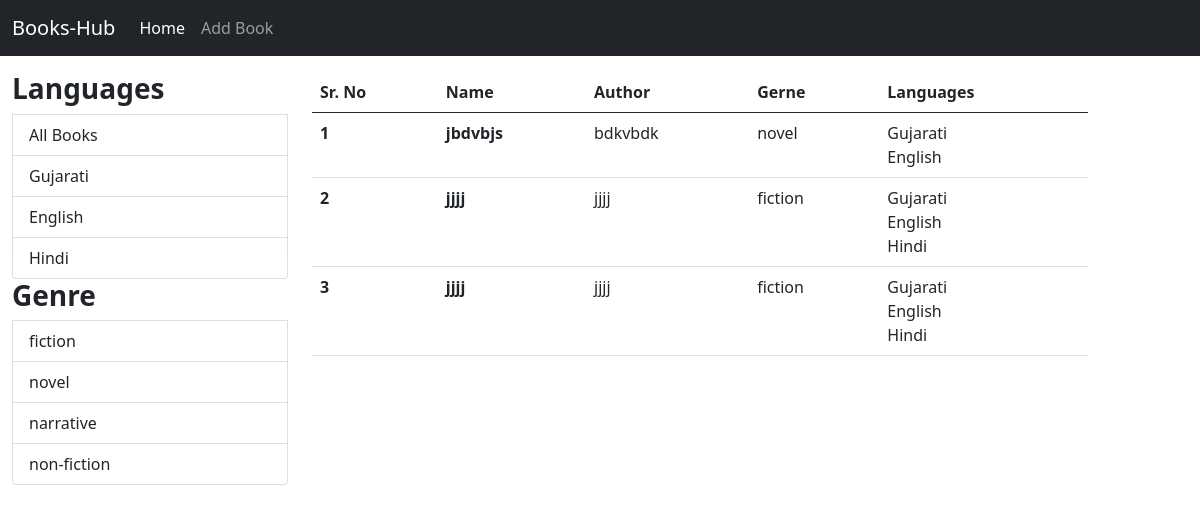
The app's page /?language=1 with its own data.
### management/models.py (models this page shows, shortened)
class Language(models.Model):
    name = models.CharField(max_length=50)
    def __str__(self):
        return self.name

class Genre(models.Model):
    book_genre = models.CharField(max_length = 100)
    def __str__(self):
        return self.book_genre

class Book(models.Model):
    b_name = models.CharField(max_length=150)
    b_author = models.CharField(max_length=150)
    b_genre = models.ForeignKey(Genre ,on_delete=models.CASCADE)
    b_language = models.ManyToManyField(Language)
    @staticmethod
    def get_books_by_language_id(language_id):
        if language_id:
            return Book.objects.filter(b_language = language_id)
        else:
            return Book.objects.all()

### management/views.py (the view)
# urls.py: path('' , IndexView.as_view() , name = "index"),
class IndexView(View):
    def get(self , request):
        books = None
        language = Language.objects.all()
        genre = Genre.objects.all()
        print(genre)
        genre_id = request.GET.get('genre')
        print(genre_id)
        language_id = request.GET.get('language')
        if genre_id:
            books = Book.get_books_by_genre_id(genre_id)
        elif language_id:
            books = Book.get_books_by_language_id(language_id)
        else:
            books = Book.objects.all()
        return render(request , "index.html" , {"all_books":books , 'lan':language , 'gen':genre} )

### management/templates/index.html (shortened to what this page needs)
<!doctype html>
<html lang="en">
<head>
  <link href="https://cdn.jsdelivr.net/npm/bootstrap@5.0.2/dist/css/bootstrap.min.css" rel="stylesheet"
>
</head>
<body>
  <nav class="navbar navbar-expand-lg navbar-dark bg-dark">
    <div class="container-fluid">
      <a class="navbar-brand" href="#">Books-Hub</a>
      <div class="collapse navbar-collapse" id="navbarNav">
        <ul class="navbar-nav">
          <li class="nav-item">
            <a class="nav-link active" aria-current="page" href="/index/">Home</a>
          </li>
          <li class="nav-item">
            <a class="nav-link" href="{% url 'AddBook' %}">Add Book</a>
          </li>
        </ul>
      </div>
    </div>
  </nav>
  <div class="container-fluid mt-3">
    <div class="row">
      <div class="col-lg-3">
        <ul class="list-group">
          <h3><b>Languages</b></h3>
          <a class="list-group-item " href="/">All Books</a>
          {% for lan in lan %}
          <a class="list-group-item" href="/?language={{lan.id}}">{{lan.name}}</a>
          {% endfor %}
        </ul>
        <ul class="list-group">
          <h3><b>Genre</b></h3>
          {% for gen in gen %}
          <a class="list-group-item" href="/?genre={{gen.id}}">{{gen.book_genre}}</a>
          {% endfor %}
        </ul>
      </div>
      <div class="col-8">
        <table class="table">
          <thead>
            <tr>
              <th scope="col">Sr. No</th>
              <th scope="col">Name</th>
              <th scope="col">Author</th>
              <th scope="col">Gerne</th>
              <th scope="col">Languages</th>
            </tr>
          </thead>
          <tbody>
            {% for book in all_books %}
            <tr>
              <th>{{ forloop.counter }}</th>
              <th>{{ book.b_name }}</th>
              <td>{{ book.b_author }}</td>
              <td>{{ book.b_genre }}</td>
              <td>{% for language in book.b_language.all %}{{ language }}<br>{% endfor %}</td>
            </tr>
            {% endfor %}
          </tbody>
        </table>
      </div>
    </div>
  </div>
</body>
</html>

### records on screen
Language: name "Gujarati"
Language: name "English"
Language: name "Hindi"
Genre: book_genre "fiction"
Genre: book_genre "novel"
Genre: book_genre "narrative"
Genre: book_genre "non-fiction"
Book: b_name "jbdvbjs", b_author "bdkvbdk", b_genre "novel"
Book: b_name "jjjj", b_author "jjjj", b_genre "fiction"
Book: b_name "jjjj", b_author "jjjj", b_genre "fiction"
